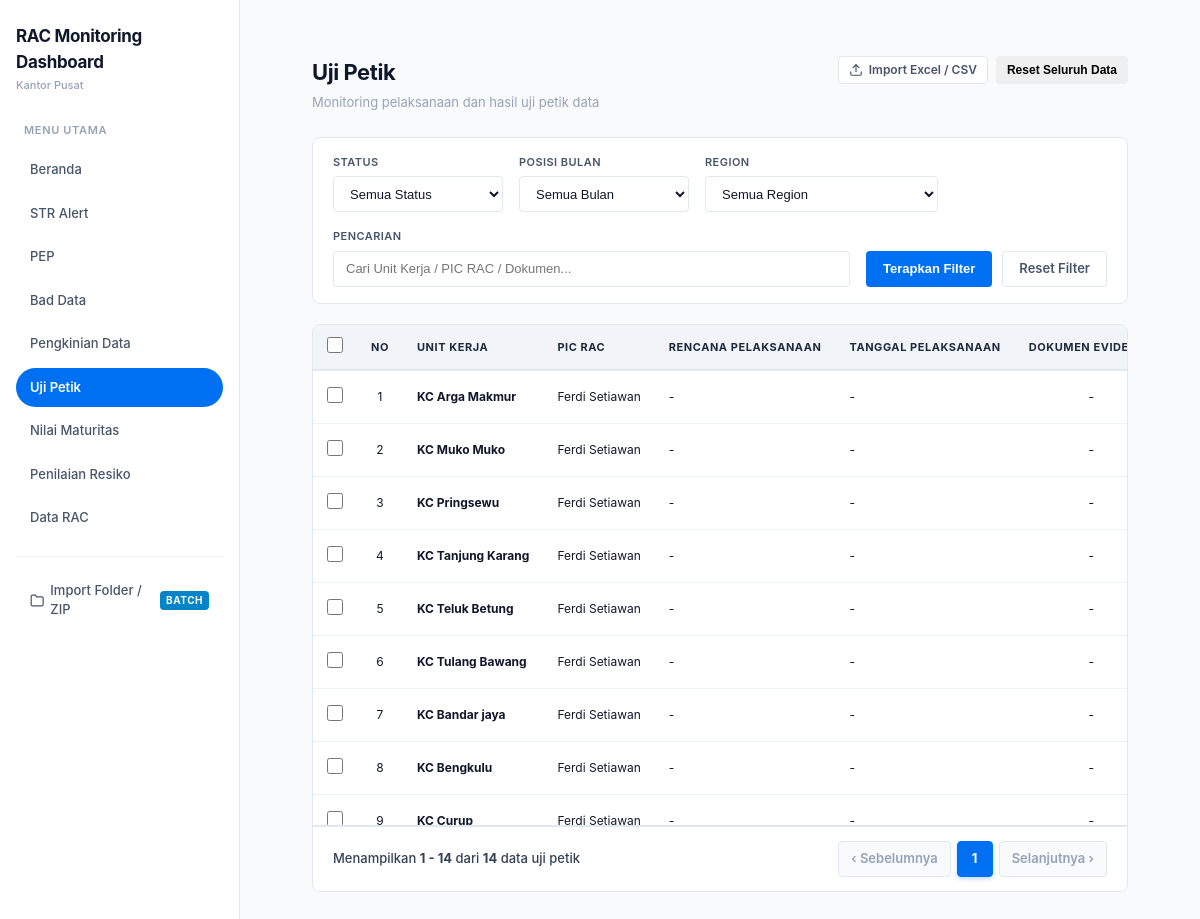
Page /uji-petik.php on the committed database.
### tables this page shows
CREATE TABLE `uji_petik` (
  `id` int(11) NOT NULL AUTO_INCREMENT,
  `no_urut` varchar(50) DEFAULT NULL,
  `branch` varchar(150) NOT NULL,
  `pic_rac` varchar(150) DEFAULT NULL,
  `rencana_pelaksanaan` varchar(150) DEFAULT NULL,
  `tanggal_uji_petik` varchar(100) DEFAULT NULL,
  `dokumen` varchar(255) DEFAULT NULL,
  `status` varchar(50) DEFAULT 'Not Done',
  `month` varchar(50) DEFAULT NULL,
  `region` varchar(150) DEFAULT NULL,
  `keterangan` text DEFAULT NULL,
  `created_at` timestamp NOT NULL DEFAULT current_timestamp(),
  `updated_at` timestamp NOT NULL DEFAULT current_timestamp() ON UPDATE current_timestamp(),
  PRIMARY KEY (`id`),
  KEY `idx_uji_petik_branch` (`branch`),
  KEY `idx_uji_petik_month` (`month`),
  KEY `idx_uji_petik_region` (`region`),
  KEY `idx_uji_petik_status` (`status`)
);

### uji-petik.php (the view, shortened to what this page needs)
<?php
$pdo = getDbConnection();
$search = trim((string)($_GET['q'] ?? ''));
$where = [];
$params = [];
$whereSql = !empty($where) ? 'WHERE ' . implode(' AND ', $where) : '';
$countStmt = $pdo->prepare("SELECT COUNT(*) FROM uji_petik {$whereSql}");
$countStmt->execute($params);
$totalRecords = (int)$countStmt->fetchColumn();
$perPage = 50;
$totalPages = max(1, (int)ceil($totalRecords / $perPage));
$page = max(1, min($totalPages, (int)($_GET['page'] ?? 1)));
$offset = ($page - 1) * $perPage;
$dataSql = "SELECT * FROM uji_petik {$whereSql} ORDER BY id ASC LIMIT :limit OFFSET :offset";
$dataStmt = $pdo->prepare($dataSql);
$dataStmt->bindValue(':limit', $perPage, PDO::PARAM_INT);
$dataStmt->bindValue(':offset', $offset, PDO::PARAM_INT);
$dataStmt->execute();
$pageData = $dataStmt->fetchAll(PDO::FETCH_ASSOC);
if (!function_exists('buildUjiPetikPageUrl')) {
    function buildUjiPetikPageUrl(int $pageNumber): string {
        $query = $_GET;
        $query['page'] = $pageNumber;
        return 'uji-petik.php?' . http_build_query($query);
    }
}
require_once __DIR__ . '/includes/header.php';
require_once __DIR__ . '/includes/sidebar.php';
?>
<main class="main-content">
    <div class="page-header" style="display:flex;justify-content:space-between;align-items:flex-start;gap:20px;">
        <div>
            <h2 class="page-title">Uji Petik</h2>
            <div class="page-subtitle">Monitoring pelaksanaan dan hasil uji petik data</div>
        </div>
        <div style="display:flex;gap:8px;flex-wrap:wrap;">
            <a href="import-uji-petik.php" class="btn btn-secondary btn-sm" style="display:inline-flex;align-items:center;gap:6px;">
                <svg width="14" height="14" viewBox="0 0 24 24" fill="none" stroke="currentColor" stroke-width="2" stroke-linecap="round" stroke-linejoin="round">
                    <path d="M21 15v4a2 2 0 0 1-2 2H5a2 2 0 0 1-2-2v-4"></path>
                    <polyline points="17 8 12 3 7 8"></polyline>
                    <line x1="12" y1="3" x2="12" y2="15"></line>
                </svg>
                Import Excel / CSV
            </a>
            <?php if ($totalRecords > 0): ?>
                <button type="button" class="btn btn-danger btn-sm" id="btnResetUjiPetik" onclick="openResetModal()">
                    Reset Seluruh Data
                </button>
            <?php endif; ?>
        </div>
    </div>
    <form method="GET" action="uji-petik.php" class="filter-card">
        <div class="filter-item">
            <label for="filterStatus" class="filter-label">Status</label>
            <select id="filterStatus" name="status" class="form-control">
                <option value="">Semua Status</option>
            </select>
        </div>
        <div class="filter-item">
            <label for="filterMonth" class="filter-label">Posisi Bulan</label>
            <select id="filterMonth" name="month" class="form-control">
                <option value="">Semua Bulan</option>
            </select>
        </div>
        <div class="filter-item" style="min-width:220px;">
            <label for="filterRegion" class="filter-label">Region</label>
            <select id="filterRegion" name="region" class="form-control">
                <option value="">Semua Region</option>
            </select>
        </div>
        <div class="filter-item" style="flex:1;min-width:220px;">
            <label for="filterSearch" class="filter-label">Pencarian</label>
            <input
                type="text"
                id="filterSearch"
                name="q"
                class="form-control"
                placeholder="Cari Unit Kerja / PIC RAC / Dokumen..."
                value="<?= htmlspecialchars($search, ENT_QUOTES, 'UTF-8') ?>"
            >
        </div>
        <div class="filter-actions">
            <button type="submit" class="btn btn-primary">Terapkan Filter</button>
            <a href="uji-petik.php" class="btn btn-secondary">Reset Filter</a>
        </div>
    </form>
    <div class="table-wrapper">
        <div class="table-scroll">
            <table class="data-table">
                <thead>
                    <tr>
                        <th style="width:38px;text-align:center;">
                            <input
                                type="checkbox"
                                id="checkAllUjiPetik"
                                title="Pilih Semua di Halaman Ini"
                                style="cursor:pointer;width:16px;height:16px;"
                            >
                        </th>
                        <th style="width:50px;text-align:center;">NO</th>
                        <th>UNIT KERJA</th>
                        <th>PIC RAC</th>
                        <th style="min-width:140px;">Rencana Pelaksanaan</th>
                        <th style="min-width:140px;">Tanggal Pelaksanaan</th>
                        <th style="text-align:center;min-width:140px;">Dokumen Evidence</th>
                    </tr>
                </thead>
                <tbody>
                    <?php if (empty($pageData)): ?>
                        <tr>
                            <td colspan="10" style="text-align:center;padding:40px;color:var(--text-muted);">
                                Belum ada data uji petik yang sesuai filter.
                            </td>
                        </tr>
                    <?php else: ?>
                        <?php foreach ($pageData as $index => $row): ?>
                            <tr>
                                <td style="text-align:center;">
                                    <input
                                        type="checkbox"
                                        class="uji-petik-check"
                                        value="<?= htmlspecialchars((string)($row['id'] ?? ''), ENT_QUOTES, 'UTF-8') ?>"
                                        style="cursor:pointer;width:16px;height:16px;"
                                        onchange="updateBulkActionState()"
                                    >
                                </td>
                                <td style="text-align:center;">
                                    <?= (int)($offset + $index + 1) ?>
                                </td>
                                <td>
                                    <strong><?= htmlspecialchars((string)($row['branch'] ?? '-'), ENT_QUOTES, 'UTF-8') ?></strong>
                                </td>
                                <td>
                                    <?= htmlspecialchars((string)($row['pic_rac'] ?? '-'), ENT_QUOTES, 'UTF-8') ?>
                                </td>
                                <td>
                                    <?= htmlspecialchars((string)($row['rencana_pelaksanaan'] ?? '-'), ENT_QUOTES, 'UTF-8') ?>
                                </td>
                                <td>
                                    <?= htmlspecialchars((string)($row['tanggal_uji_petik'] ?? '-'), ENT_QUOTES, 'UTF-8') ?>
                                </td>
                                <td style="text-align:center;white-space:nowrap;">
                                    <?php
                                    $dok = trim((string)($row['dokumen'] ?? '-'));
                                    $cleanUrl = preg_replace('/^\*+\s*/', '', $dok);
                                    if (str_starts_with(strtolower($cleanUrl), 'http://') || str_starts_with(strtolower($cleanUrl), 'https://')): ?>
                                        <a href="<?= htmlspecialchars($cleanUrl, ENT_QUOTES, 'UTF-8') ?>" target="_blank" rel="noopener noreferrer" style="display:inline-flex;align-items:center;gap:5px;padding:4px 10px;background:#f0f9ff;border:1px solid #bae6fd;border-radius:6px;color:#0284c7;font-weight:600;font-size:12px;text-decoration:none;white-space:nowrap;transition:all 0.15s ease;" title="<?= htmlspecialchars($cleanUrl, ENT_QUOTES, 'UTF-8') ?>" onmouseover="this.style.background='#e0f2fe'" onmouseout="this.style.background='#f0f9ff'">
                                            <span>Lihat Dokumen</span> &nearr;
                                        </a>
                                    <?php else: ?>
                                        <?= htmlspecialchars($dok !== '' ? $dok : '-', ENT_QUOTES, 'UTF-8') ?>
                                    <?php endif; ?>
                                </td>
                            </tr>
                        <?php endforeach; ?>
                    <?php endif; ?>
                </tbody>
            </table>
        </div>
        <div class="table-pagination">
            <div class="pagination-info">
                Menampilkan
                <strong><?= $totalRecords > 0 ? $offset + 1 : 0 ?> - <?= min($offset + count($pageData), $totalRecords) ?></strong>
                dari
                <strong><?= $totalRecords ?></strong>
                data uji petik
            </div>
            <ul class="pagination-controls">
                <li>
                    <a href="<?= $page > 1 ? htmlspecialchars(buildUjiPetikPageUrl($page - 1), ENT_QUOTES, 'UTF-8') : '#' ?>" class="page-btn <?= $page <= 1 ? 'disabled' : '' ?>">
                        &lsaquo; Sebelumnya
                    </a>
                </li>
                <?php
                $visibleRange = 5;
                $startPage = max(1, $page - 2);
                $endPage = min($totalPages, $startPage + $visibleRange - 1);
                if ($endPage - $startPage + 1 < $visibleRange) {
                    $startPage = max(1, $endPage - $visibleRange + 1);
                }
                for ($i = $startPage; $i <= $endPage; $i++) {
                    $activeClass = $i === $page ? 'active' : '';
                    echo '<li><a href="' . htmlspecialchars(buildUjiPetikPageUrl($i), ENT_QUOTES, 'UTF-8') . '" class="page-btn ' . $activeClass . '">' . $i . '</a></li>';
                }
                ?>
                <li>
                    <a href="<?= $page < $totalPages ? htmlspecialchars(buildUjiPetikPageUrl($page + 1), ENT_QUOTES, 'UTF-8') : '#' ?>" class="page-btn <?= $page >= $totalPages ? 'disabled' : '' ?>">
                        Selanjutnya &rsaquo;
                    </a>
                </li>
            </ul>
        </div>
    </div>
</main>
<?php require_once __DIR__ . '/includes/footer.php'; ?>

### rows in the picture
uji_petik: index "1", branch "KC Arga Makmur", pic_rac "Ferdi Setiawan", rencana_pelaksanaan "-", tanggal_uji_petik "-", dokumen "-"
uji_petik: index "2", branch "KC Muko Muko", pic_rac "Ferdi Setiawan", rencana_pelaksanaan "-", tanggal_uji_petik "-", dokumen "-"
uji_petik: index "3", branch "KC Pringsewu", pic_rac "Ferdi Setiawan", rencana_pelaksanaan "-", tanggal_uji_petik "-", dokumen "-"
uji_petik: index "4", branch "KC Tanjung Karang", pic_rac "Ferdi Setiawan", rencana_pelaksanaan "-", tanggal_uji_petik "-", dokumen "-"
uji_petik: index "5", branch "KC Teluk Betung", pic_rac "Ferdi Setiawan", rencana_pelaksanaan "-", tanggal_uji_petik "-", dokumen "-"
uji_petik: index "6", branch "KC Tulang Bawang", pic_rac "Ferdi Setiawan", rencana_pelaksanaan "-", tanggal_uji_petik "-", dokumen "-"
uji_petik: index "7", branch "KC Bandar jaya", pic_rac "Ferdi Setiawan", rencana_pelaksanaan "-", tanggal_uji_petik "-", dokumen "-"
uji_petik: index "8", branch "KC Bengkulu", pic_rac "Ferdi Setiawan", rencana_pelaksanaan "-", tanggal_uji_petik "-", dokumen "-"
uji_petik: index "9", branch "KC Curup", pic_rac "Ferdi Setiawan", rencana_pelaksanaan "-", tanggal_uji_petik "-", dokumen "-"

### other values in the picture
$offset + 1 "1"
min($offset + count($pageData), $totalRecords) "14"
$totalRecords "14"
